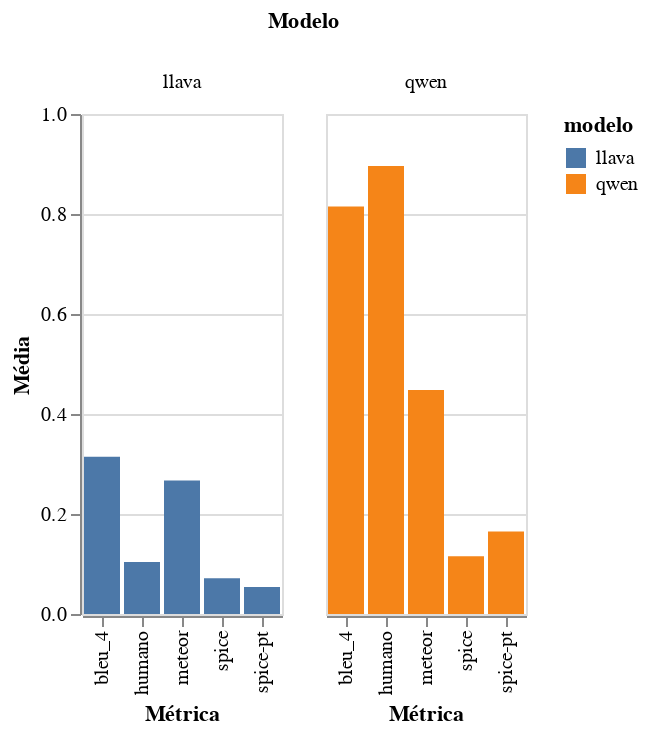

Notebook code for this chart:
### Code cell
bar_chart_media = (
    alt.Chart(medias)
    .mark_bar()
    .encode(
        x=alt.X(
            "métrica:N",
            title="Métrica",
        ),
        y=alt.Y("valor:Q", title="Média", scale=alt.Scale(domain=[0, 1])),
        color="modelo:N",
        column=alt.Column("modelo:N", title="Modelo"),
    )
    .properties(width=100, height=250)
)

bar_chart_media.display()

### Figure 1 — Vega-Lite specification as saved in the notebook (floating-point values rounded to 4 significant figures)
{"config": {"view": {"continuousWidth": 300, "continuousHeight": 300}}, "data": {"name": "data-879b33c020b749ab1b8e4afd0e0b1e54"}, "mark": {"type": "bar"}, "encoding": {"color": {"field": "modelo", "type": "nominal"}, "column": {"field": "modelo", "title": "Modelo", "type": "nominal"}, "x": {"field": "métrica", "title": "Métrica", "type": "nominal"}, "y": {"field": "valor", "scale": {"domain": [0, 1]}, "title": "Média", "type": "quantitative"}}, "height": 250, "width": 100, "$schema": "https://vega.github.io/schema/vega-lite/v5.20.1.json", "datasets": {"data-879b33c020b749ab1b8e4afd0e0b1e54": [{"modelo": "llava", "métrica": "bleu_4", "valor": 0.3143}, {"modelo": "qwen", "métrica": "bleu_4", "valor": 0.8151}, {"modelo": "llava", "métrica": "meteor", "valor": 0.267}, {"modelo": "qwen", "métrica": "meteor", "valor": 0.4478}, {"modelo": "llava", "métrica": "spice", "valor": 0.07135}, {"modelo": "qwen", "métrica": "spice", "valor": 0.1157}, {"modelo": "llava", "métrica": "spice-pt", "valor": 0.05383}, {"modelo": "qwen", "métrica": "spice-pt", "valor": 0.1649}, {"modelo": "llava", "métrica": "humano", "valor": 0.1042}, {"modelo": "qwen", "métrica": "humano", "valor": 0.8958}]}}
